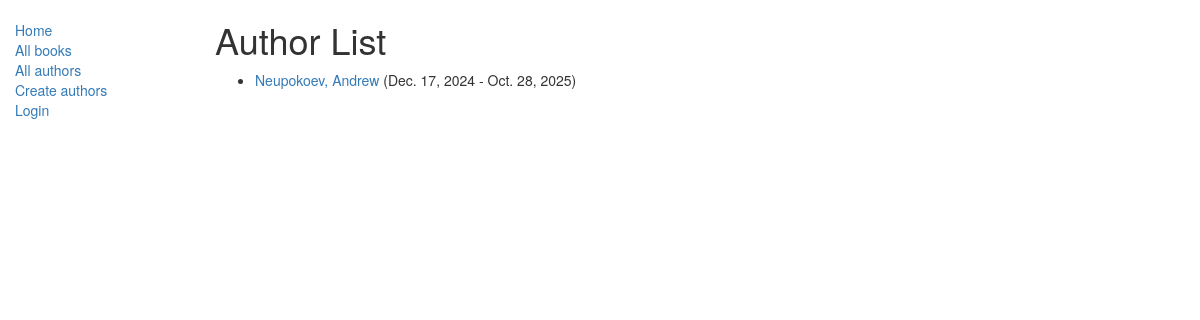
The app's page /catalog/authors/, older data.
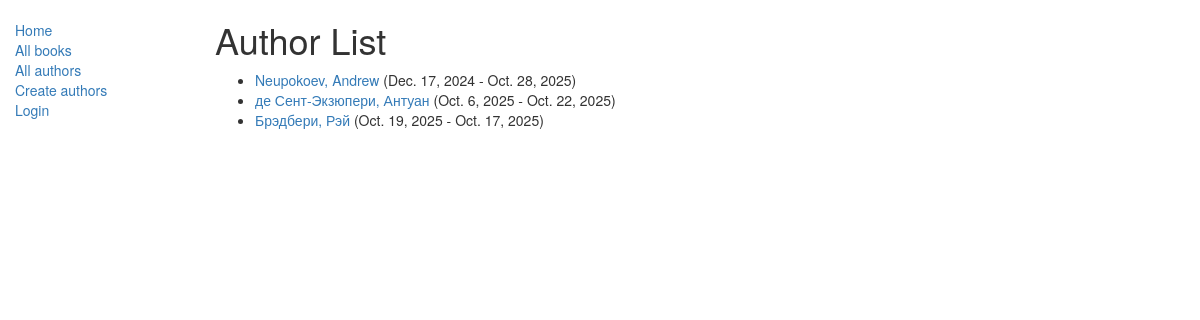
The same page, newer data.
### catalog/models.py (models this page shows, shortened)
class Author(models.Model):
    first_name = models.CharField(max_length=100)
    last_name = models.CharField(max_length=100)
    date_of_birth = models.DateField(null=True, blank=True)
    date_of_death = models.DateField('Died', null=True, blank=True)
    def get_absolute_url(self):
        return reverse('author-detail', args=[str(self.id)])

### catalog/views.py (the view)
# urls.py: path('authors/', views.AuthorListView.as_view(), name='authors'),  # имя 'authors' для списка авторов
class AuthorListView(generic.ListView):
    model = Author
    paginate_by = 10
    template_name = 'catalog/author_list.html'
    context_object_name = 'author_list'

### catalog/templates/catalog/author_list.html
{% extends "base_generic.html" %}
{% block content %}
    <h1>Author List</h1>
    {% if author_list %}
    <ul>
      {% for author in author_list %}
      <li>
        <a href="{{ author.get_absolute_url }}">{{ author.last_name }}, {{ author.first_name }}</a>
        ({{ author.date_of_birth|default:"?" }} - {{ author.date_of_death|default:"Present" }})
      </li>
      {% endfor %}
    </ul>
    {% else %}
      <p>There are no authors in the library.</p>
    {% endif %}
{% endblock %}

Row changes from the older to the newer data that the page shows:
added Author: last_name "де Сент-Экзюпери", first_name "Антуан", date_of_birth "Oct. 6, 2025", date_of_death "Oct. 22, 2025"
added Author: last_name "Брэдбери", first_name "Рэй", date_of_birth "Oct. 19, 2025", date_of_death "Oct. 17, 2025"
